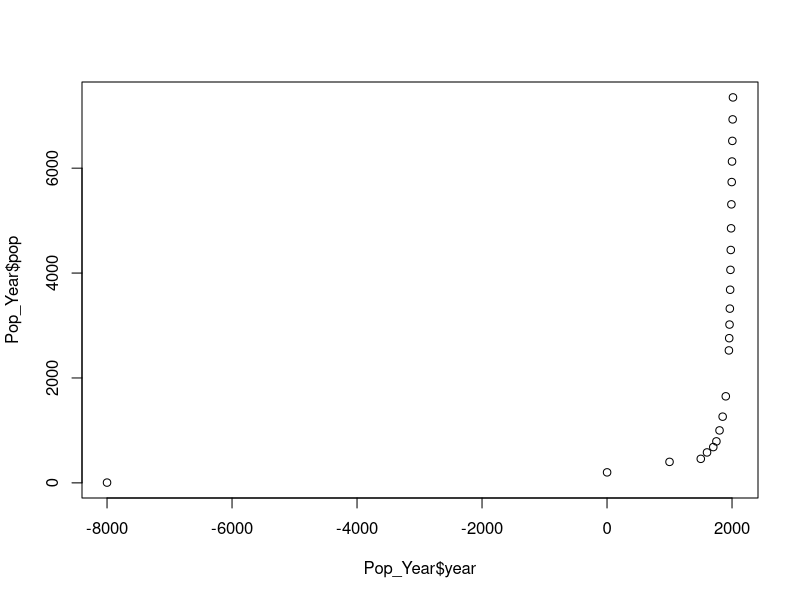
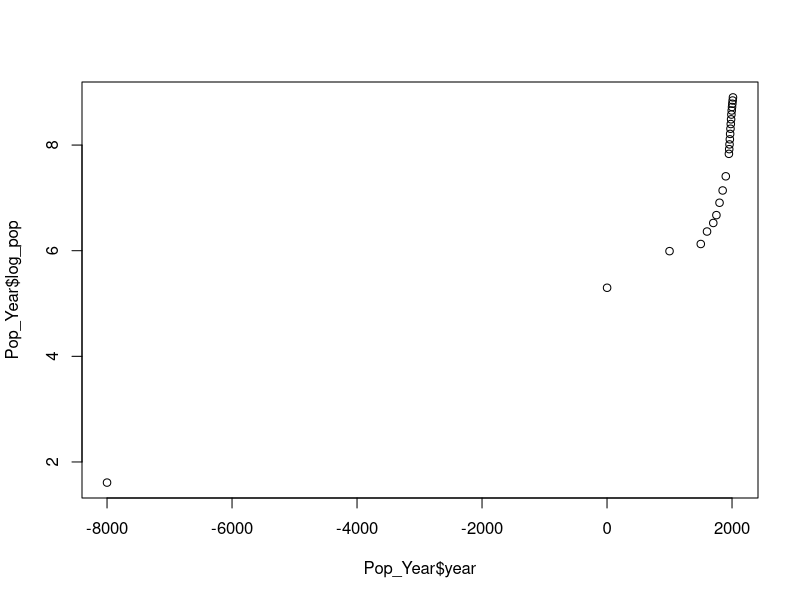
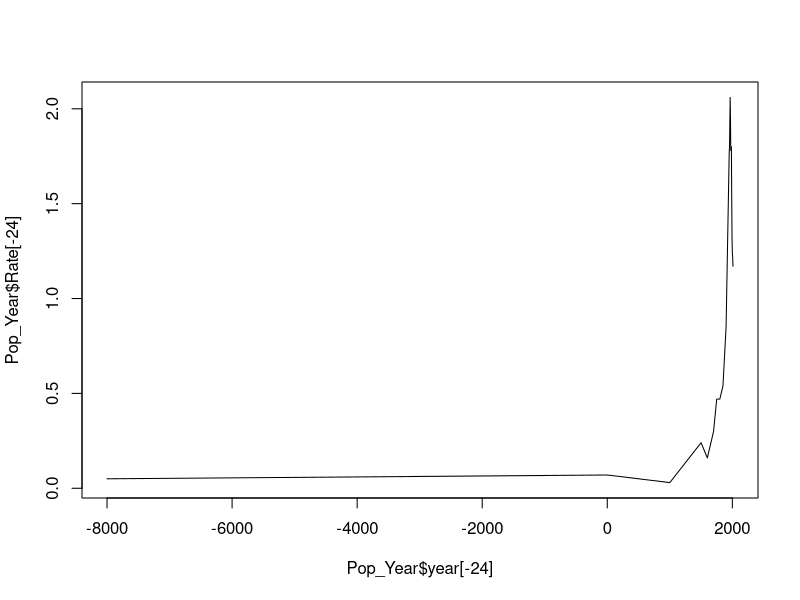

These charts were generated, in order, by the following R code:
#generating the data

year <- c(-8000,1,1000,1500,1600,1700,1750,1800,1850,1900,1950,1955,1960,1965,1970,1975,1980,1985,1990,1995,2000,2005,  2010,2015)
year <- as.integer(year)
View(year)

pop <- c(5,200,400,458,580,682,791,1000,1262,1650,2525,2758,3018,3322,3682,4061,4440,4853,5310,5735,6127,6520,6930,7349)
View(pop)

Pop_Year <-data.frame(year,pop)
head(Pop_Year)

#plotting the data

plot(x = Pop_Year$year,
     y= Pop_Year$pop)

#plotting on log scale

log_pop <- log(Pop_Year$pop)
Pop_Year <- cbind(log_pop,Pop_Year)
head(Pop_Year)

plot(x = Pop_Year$year,
          y= Pop_Year$log_pop)
     
#calculate R between intervals

rise <- diff(Pop_Year$log_pop)
rise
run <- diff(Pop_Year$year)
run
Rate <- (rise/run)
Rate[24] <- NA
Rate <- round(Rate, 4)*100

Pop_Year <- cbind(Pop_Year,Rate)

#plot R

plot(x=Pop_Year$year[-24],
     y=Pop_Year$Rate[-24],
     type = "l")
